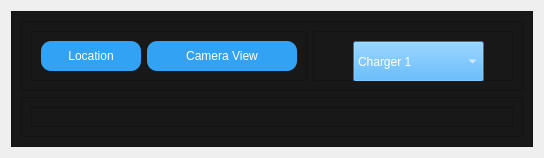
                      <widget class="QWidget" name="station_2">
                       <layout class="QGridLayout" name="gridLayout_13">
                        <item row="0" column="0">
                         <widget class="QFrame" name="frame_25">
                          <property name="styleSheet">
                           <string notr="true">background-color: rgb(24, 24, 24);</string>
                          </property>
                          <property name="frameShape">
                           <enum>QFrame::StyledPanel</enum>
                          </property>
                          <property name="frameShadow">
                           <enum>QFrame::Raised</enum>
                          </property>
                          <layout class="QVBoxLayout" name="verticalLayout_13">
                           <item alignment="Qt::AlignTop">
                            <widget class="QFrame" name="frame_49">
                             <property name="minimumSize">
                              <size>
                               <width>0</width>
                               <height>68</height>
                              </size>
                             </property>
                             <property name="sizeIncrement">
                              <size>
                               <width>0</width>
                               <height>40</height>
                              </size>
                             </property>
                             <property name="frameShape">
                              <enum>QFrame::StyledPanel</enum>
                             </property>
                             <property name="frameShadow">
                              <enum>QFrame::Raised</enum>
                             </property>
                             <layout class="QHBoxLayout" name="horizontalLayout_17">
                              <property name="leftMargin">
                               <number>9</number>
                              </property>
                              <item>
                               <widget class="QFrame" name="frame_52">
                                <property name="frameShape">
                                 <enum>QFrame::StyledPanel</enum>
                                </property>
                                <property name="frameShadow">
                                 <enum>QFrame::Raised</enum>
                                </property>
                                <layout class="QHBoxLayout" name="horizontalLayout_19">
                                 <item>
                                  <widget class="QPushButton" name="pushButton_3">
                                   <property name="minimumSize">
                                    <size>
                                     <width>100</width>
                                     <height>30</height>
                                    </size>
                                   </property>
                                   <property name="styleSheet">
                                    <string notr="true">color: rgb(255, 255, 255);
font: 14pt &quot;Consolas&quot;;
background-color: rgb(50, 162, 244);
border: none;
border-radius: 10;
padding: 3px 5px;</string>
                                   </property>
                                   <property name="text">
                                    <string>Location</string>
                                   </property>
                                  </widget>
                                 </item>
                                 <item>
                                  <widget class="QPushButton" name="pushButton_4">
                                   <property name="minimumSize">
                                    <size>
                                     <width>150</width>
                                     <height>30</height>
                                    </size>
                                   </property>
                                   <property name="styleSheet">
                                    <string notr="true">color: rgb(255, 255, 255);
font: 14pt &quot;Consolas&quot;;
background-color: rgb(50, 162, 244);
border: none;
border-radius: 10;
padding: 3px 5px;</string>
                                   </property>
                                   <property name="text">
                                    <string>Camera View</string>
                                   </property>
                                  </widget>
                                 </item>
                                </layout>
                               </widget>
                              </item>
                              <item alignment="Qt::AlignRight">
                               <widget class="QFrame" name="frame_51">
                                <property name="minimumSize">
                                 <size>
                                  <width>200</width>
                                  <height>0</height>
                                 </size>
                                </property>
                                <property name="frameShape">
                                 <enum>QFrame::StyledPanel</enum>
                                </property>
                                <property name="frameShadow">
                                 <enum>QFrame::Raised</enum>
                                </property>
                                <widget class="QComboBox" name="comboBox_3">
                                 <property name="geometry">
                                  <rect>
                                   <x>40</x>
                                   <y>10</y>
                                   <width>131</width>
                                   <height>41</height>
                                  </rect>
                                 </property>
                                 <property name="styleSheet">
                                  <string notr="true">color: rgb(255, 255, 255);
background-color: rgb(50, 162, 244);</string>
                                 </property>
                                 <item>
                                  <property name="text">
                                   <string>Charger 1</string>
                                  </property>
                                 </item>
                                 <item>
                                  <property name="text">
                                   <string>Charger 2</string>
                                  </property>
                                 </item>
                                </widget>
                               </widget>
                              </item>
                             </layout>
                            </widget>
                           </item>
                           <item>
                            <widget class="QFrame" name="frame_50">
                             <property name="sizePolicy">
                              <sizepolicy hsizetype="Preferred" vsizetype="Expanding">
                               <horstretch>0</horstretch>
                               <verstretch>0</verstretch>
                              </sizepolicy>
                             </property>
                             <property name="frameShape">
                              <enum>QFrame::StyledPanel</enum>
                             </property>
                             <property name="frameShadow">
                              <enum>QFrame::Raised</enum>
                             </property>
                             <layout class="QGridLayout" name="gridLayout_23">
                              <property name="leftMargin">
                               <number>0</number>
                              </property>
                              <property name="topMargin">
                               <number>0</number>
                              </property>
                              <property name="rightMargin">
                               <number>0</number>
                              </property>
                              <property name="bottomMargin">
                               <number>0</number>
                              </property>
                              <property name="spacing">
                               <number>0</number>
                              </property>
                              <item row="0" column="0">
                               <widget class="QStackedWidget" name="stackedWidget_4">
                                <widget class="QWidget" name="page">
                                 <layout class="QGridLayout" name="gridLayout_24">
                                  <item row="0" column="0">
                                   <widget class="QFrame" name="frame_53">
                                    <property name="frameShape">
                                     <enum>QFrame::StyledPanel</enum>
                                    </property>
                                    <property name="frameShadow">
                                     <enum>QFrame::Raised</enum>
                                    </property>
                                    <layout class="QHBoxLayout" name="horizontalLayout_18">
                                     <item>
                                      <widget class="QFrame" name="frame_54">
                                       <property name="styleSheet">
                                        <string notr="true">background-color: rgb(34, 34, 34);</string>
                                       </property>
                                       <property name="frameShape">
                                        <enum>QFrame::StyledPanel</enum>
                                       </property>
                                       <property name="frameShadow">
                                        <enum>QFrame::Raised</enum>
                                       </property>
                                      </widget>
                                     </item>
                                     <item>
                                      <widget class="QFrame" name="frame_55">
                                       <property name="styleSheet">
                                        <string notr="true">background-color: rgb(34, 34, 34);</string>
                                       </property>
                                       <property name="frameShape">
                                        <enum>QFrame::StyledPanel</enum>
                                       </property>
                                       <property name="frameShadow">
                                        <enum>QFrame::Raised</enum>
                                       </property>
                                      </widget>
                                     </item>
                                    </layout>
                                   </widget>
                                  </item>
                                 </layout>
                                </widget>
                                <widget class="QWidget" name="page_2"/>
                               </widget>
                              </item>
                             </layout>
                            </widget>
                           </item>
                          </layout>
                         </widget>
                        </item>
                       </layout>
                      </widget>
